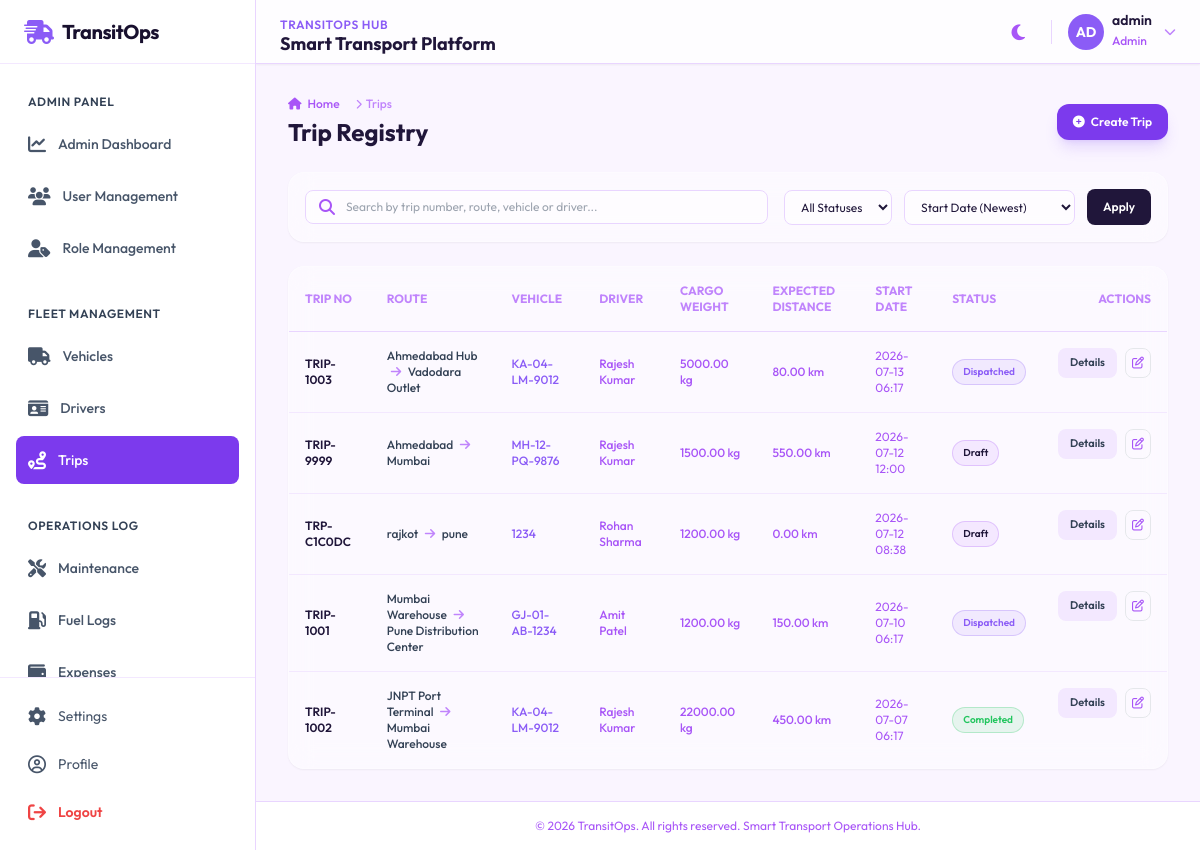
The page /trips/ (signed in) on the database its author committed.
### accounts/models.py (models this page shows, shortened)
class Profile(models.Model):
    ROLE_CHOICES = [
        ('Admin', 'Admin'),
        ('Fleet Manager', 'Fleet Manager'),
        ('Dispatcher', 'Dispatcher'),
        ('Safety Officer', 'Safety Officer'),
        ('Financial Analyst', 'Financial Analyst'),
    ]
    user = models.OneToOneField(User, on_delete=models.CASCADE, related_name='profile')
    role = models.CharField(max_length=50, choices=ROLE_CHOICES, default='Fleet Manager')
    phone = models.CharField(max_length=20, blank=True)
    photo = models.ImageField(upload_to='profiles/', blank=True, null=True)
    raw_password = models.CharField(max_length=128, blank=True, default='password123')

### trips/models.py (models this page shows, shortened)
class Trip(models.Model):
    STATUS_CHOICES = [
        ('Draft', 'Draft'),
        ('Dispatched', 'Dispatched'),
        ('Completed', 'Completed'),
        ('Cancelled', 'Cancelled'),
    ]
    trip_number = models.CharField(max_length=50, unique=True)
    source = models.CharField(max_length=150)
    destination = models.CharField(max_length=150)
    vehicle = models.ForeignKey(Vehicle, on_delete=models.CASCADE, related_name='trips')
    driver = models.ForeignKey(Driver, on_delete=models.CASCADE, related_name='trips')
    cargo_weight = models.DecimalField(max_digits=10, decimal_places=2, help_text="Cargo Weight (kg)")
    expected_distance = models.DecimalField(max_digits=10, decimal_places=2, help_text="Expected Distance (km)")
    start_date = models.DateTimeField()
    end_date = models.DateTimeField(blank=True, null=True)
    status = models.CharField(max_length=20, choices=STATUS_CHOICES, default='Draft')
    notes = models.TextField(blank=True)

### vehicles/models.py (models this page shows, shortened)
class Vehicle(models.Model):
    STATUS_CHOICES = [
        ('Available', 'Available'),
        ('On Trip', 'On Trip'),
        ('In Shop', 'In Shop'),
        ('Retired', 'Retired'),
    ]
    VEHICLE_TYPE_CHOICES = [
        ('Cargo Van', 'Cargo Van'),
        ('Light Truck', 'Light Truck'),
        ('Heavy Truck', 'Heavy Truck'),
        ('Semi-Trailer', 'Semi-Trailer'),
    ]
    registration_number = models.CharField(max_length=50, unique=True)
    name = models.CharField(max_length=100)
    model = models.CharField(max_length=100)
    vehicle_type = models.CharField(max_length=50, choices=VEHICLE_TYPE_CHOICES)
    max_load_capacity = models.DecimalField(max_digits=10, decimal_places=2, help_text="Maximum Load Capacity (kg)")
    current_odometer = models.PositiveIntegerField(help_text="Current Odometer (km)")
    acquisition_cost = models.DecimalField(max_digits=12, decimal_places=2)
    purchase_date = models.DateField()
    status = models.CharField(max_length=20, choices=STATUS_CHOICES, default='Available')
    image = models.ImageField(upload_to='vehicles/', blank=True, null=True)

### drivers/models.py (models this page shows, shortened)
class Driver(models.Model):
    STATUS_CHOICES = [
        ('Available', 'Available'),
        ('On Trip', 'On Trip'),
        ('Off Duty', 'Off Duty'),
        ('Suspended', 'Suspended'),
    ]
    LICENSE_CATEGORY_CHOICES = [
        ('A', 'Class A CDL'),
        ('B', 'Class B CDL'),
        ('C', 'Class C CDL'),
        ('D', 'Class D Standard'),
    ]
    name = models.CharField(max_length=100)
    photo = models.ImageField(upload_to='drivers/', blank=True, null=True)
    license_number = models.CharField(max_length=50, unique=True)
    license_category = models.CharField(max_length=20, choices=LICENSE_CATEGORY_CHOICES)
    license_expiry_date = models.DateField()
    phone = models.CharField(max_length=20)
    email = models.EmailField()
    safety_score = models.PositiveIntegerField(default=100, help_text="Driver Safety Score (0-100)")
    address = models.TextField()
    emergency_contact = models.CharField(max_length=100)
    status = models.CharField(max_length=20, choices=STATUS_CHOICES, default='Available')

### accounts/decorators.py (the view)
        def wrapped_view(request, *args, **kwargs):
            if not request.user.is_authenticated:
                return redirect('login')
            user_role = None
            if hasattr(request.user, 'profile') and request.user.profile:
                user_role = request.user.profile.role
            if request.user.is_superuser or user_role == 'Admin' or user_role in roles:
                return view_func(request, *args, **kwargs)
            messages.error(request, f"Access denied. Your role '{user_role}' does not have permission to access this page.")
            if user_role == 'Admin':
                return redirect('admin_dashboard')
            else:
                return redirect('dashboard')

### templates/trips/list.html (shortened to what this page needs)
{% extends 'base.html' %}
{% block breadcrumbs %}
<div class="mb-6 flex flex-wrap items-center justify-between gap-4">
    <div>
        <nav class="flex text-xs text-slate-500 dark:text-slate-400 font-medium" aria-label="Breadcrumb">
            <ol class="inline-flex items-center space-x-1 md:space-x-3">
                <li class="inline-flex items-center">
                    <a href="{% url 'dashboard' %}" class="inline-flex items-center gap-1.5 hover:text-blue-500">
                        <i class="fa-solid fa-house"></i> Home
                    </a>
                </li>
                <li>
                    <div class="flex items-center">
                        <i class="fa-solid fa-chevron-right text-[10px] mx-1 text-slate-400"></i>
                        <span class="text-slate-400 dark:text-slate-500">Trips</span>
                    </div>
                </li>
            </ol>
        </nav>
        <h2 class="text-2xl font-bold text-slate-800 dark:text-white mt-1">Trip Registry</h2>
    </div>
    <a href="{% url 'trip_create' %}" class="flex items-center gap-1.5 rounded-xl bg-blue-600 px-4 py-2.5 text-xs font-semibold text-white shadow-lg shadow-blue-500/20 hover:bg-blue-500 transition-all">
        <i class="fa-solid fa-circle-plus"></i> Create Trip
    </a>
</div>
{% endblock %}
{% block content %}
<div class="mb-6 rounded-2xl glass-card p-4 shadow-sm">
    <form method="GET" action="{% url 'trip_list' %}" class="flex flex-wrap gap-4 items-center justify-between">
        <div class="relative flex-1 min-w-[240px]">
            <span class="absolute inset-y-0 left-0 flex items-center pl-3.5 text-slate-500">
                <i class="fa-solid fa-magnifying-glass"></i>
            </span>
            <input type="text" name="q" value="{{ query }}" placeholder="Search by trip number, route, vehicle or driver..." class="w-full rounded-lg border border-slate-200 bg-white/50 py-2 pl-10 pr-4 text-xs dark:border-slate-880 dark:bg-[#0F172A]/50 focus:border-blue-500 focus:outline-none focus:ring-1 focus:ring-blue-500 text-slate-800 dark:text-white transition-colors">
        </div>
        <div class="flex flex-wrap items-center gap-3">
            <select name="status" class="rounded-lg border border-slate-200 bg-white/50 py-2 px-3 text-xs dark:border-slate-800 dark:bg-[#0F172A]/50 text-slate-800 dark:text-white focus:outline-none">
                <option value="">All Statuses</option>
            </select>
            <select name="sort" class="rounded-lg border border-slate-200 bg-white/50 py-2 px-3 text-xs dark:border-slate-800 dark:bg-[#0F172A]/50 text-slate-800 dark:text-white focus:outline-none">
                <option value="-start_date" {% if sort_by == '-start_date' %}selected{% endif %}>Start Date (Newest)</option>
            </select>
            <button type="submit" class="rounded-lg bg-slate-800 dark:bg-slate-700 hover:bg-slate-700 text-white text-xs font-semibold px-4 py-2.5 transition-colors">
                Apply
            </button>
        </div>
    </form>
</div>
<div class="rounded-2xl glass-card overflow-hidden shadow-sm">
    <div class="overflow-x-auto">
        <table class="w-full text-left text-xs">
            <thead>
                <tr class="border-b border-slate-200 dark:border-slate-800 text-slate-400 uppercase">
                    <th class="p-4">Trip No</th>
                    <th class="p-4">Route</th>
                    <th class="p-4">Vehicle</th>
                    <th class="p-4">Driver</th>
                    <th class="p-4">Cargo Weight</th>
                    <th class="p-4">Expected Distance</th>
                    <th class="p-4">Start Date</th>
                    <th class="p-4">Status</th>
                    <th class="p-4 text-right">Actions</th>
                </tr>
            </thead>
            <tbody class="divide-y divide-slate-100 dark:divide-slate-800/80">
                {% for trip in page_obj %}
                <tr class="hover:bg-slate-50/50 dark:hover:bg-slate-800/20 transition-colors">
                    <td class="p-4 font-semibold text-slate-800 dark:text-slate-250">{{ trip.trip_number }}</td>
                    <td class="p-4 text-slate-500 dark:text-slate-400">
                        <span class="font-medium text-slate-700 dark:text-slate-300">{{ trip.source }}</span>
                        <i class="fa-solid fa-arrow-right mx-1 text-slate-400"></i>
                        <span class="font-medium text-slate-700 dark:text-slate-300">{{ trip.destination }}</span>
                    </td>
                    <td class="p-4">
                        <a href="{% url 'vehicle_detail' pk=trip.vehicle.pk %}" class="text-blue-500 hover:underline font-medium">{{ trip.vehicle.registration_number }}</a>
                    </td>
                    <td class="p-4 text-slate-500 dark:text-slate-400 font-medium">{{ trip.driver.name }}</td>
                    <td class="p-4 text-slate-500 dark:text-slate-400 font-medium">{{ trip.cargo_weight }} kg</td>
                    <td class="p-4 text-slate-500 dark:text-slate-400 font-medium">{{ trip.expected_distance }} km</td>
                    <td class="p-4 text-slate-500 dark:text-slate-400">{{ trip.start_date|date:"Y-m-d H:i" }}</td>
                    <td class="p-4">
                        <span class="inline-flex rounded-full px-2.5 py-0.5 text-[10px] font-semibold leading-5
                            {% if trip.status == 'Dispatched' %} bg-blue-500/10 text-blue-500 border border-blue-500/25
                            {% elif trip.status == 'Completed' %} bg-green-500/10 text-green-500 border border-green-500/25
                            {% elif trip.status == 'Cancelled' %} bg-red-500/10 text-red-500 border border-red-500/25
                            {% else %} bg-slate-500/10 text-slate-450 border border-slate-500/25 {% endif %}">
                            {{ trip.status }}
                        </span>
                    </td>
                    <td class="p-4 text-right flex justify-end gap-2">
                        <a href="{% url 'trip_detail' pk=trip.pk %}" class="rounded-lg bg-slate-100 hover:bg-slate-200 dark:bg-slate-800 dark:hover:bg-slate-750 text-slate-700 dark:text-white px-3 py-1.5 text-[11px] font-semibold transition-colors">
                            Details
                        </a>
                        <a href="{% url 'trip_update' pk=trip.pk %}" class="rounded-lg border border-slate-350 dark:border-slate-700 dark:hover:border-slate-600 p-1.5 text-slate-500 dark:text-slate-400 hover:text-slate-700 dark:hover:text-white transition-colors">
                            <i class="fa-regular fa-pen-to-square"></i>
                        </a>
                    </td>
                </tr>
                {% endfor %}
            </tbody>
        </table>
    </div>
</div>
{% endblock %}

### templates/navbar.html (shortened to what this page needs)
<header class="sticky top-0 z-30 flex h-16 w-full items-center justify-between border-b border-slate-200 bg-white/80 px-4 shadow-sm backdrop-blur dark:border-slate-800 dark:bg-slate-900/80 md:px-6">
    <div class="flex items-center gap-3">
        <div class="hidden sm:block">
            <span class="text-xs font-semibold uppercase tracking-wider text-blue-500">TransitOps Hub</span>
            <h1 class="text-lg font-bold text-slate-800 dark:text-white leading-none">Smart Transport Platform</h1>
        </div>
    </div>
    <div class="flex items-center gap-4">
        <button id="theme-toggle" class="rounded-lg p-2.5 text-slate-500 hover:bg-slate-100 hover:text-slate-700 dark:text-slate-400 dark:hover:bg-slate-800 dark:hover:text-slate-200">
            <i class="fa-solid fa-moon dark:hidden text-lg"></i>
        </button>
        <div class="relative" id="profile-dropdown-container">
            <button id="profile-dropdown-btn" class="flex items-center gap-2 rounded-full focus:outline-none focus:ring-2 focus:ring-blue-500">
                {% if user.profile.photo %}
                    <img src="{{ user.profile.photo.url }}" alt="{{ user.username }}" class="h-9 w-9 rounded-full object-cover border border-slate-200 dark:border-slate-800">
                {% else %}
                    <div class="flex h-9 w-9 items-center justify-center rounded-full bg-blue-500 text-white font-bold text-sm uppercase">
                        {{ user.username|slice:":2" }}
                    </div>
                {% endif %}
                <div class="hidden text-left md:block">
                    <p class="text-sm font-semibold text-slate-800 dark:text-white leading-none">{{ user.username }}</p>
                    <span class="text-xs text-slate-500 dark:text-slate-400 font-medium">{{ user.profile.role|default:"Fleet Member" }}</span>
                </div>
                <i class="fa-solid fa-chevron-down text-xs text-slate-400 hidden md:block ml-1"></i>
            </button>
        </div>
    </div>
</header>

### static/css/custom.css (style rules this page uses)
* { transition: background-color 0.2s ease, border-color 0.2s ease; }
.glass-card { transition: transform 0.3s cubic-bezier(0.4, 0, 0.2, 1), box-shadow 0.3s cubic-bezier(0.4, 0, 0.2, 1); }

### templates/base.html (style rules this page uses)
.glass-card { background: rgba(255, 255, 255, 0.45); backdrop-filter: blur(12px); -webkit-backdrop-filter: blur(12px); border: 1px solid rgba(255, 255, 255, 0.25); }

### rows shown on the page
Trip: trip_number "TRIP-1003", source "Ahmedabad Hub", destination "Vadodara Outlet", vehicle.registration_number "KA-04-LM-9012", driver.name "Rajesh Kumar", cargo_weight "5000.00", expected_distance "80.00", start_date "2026-07-13 06:17", status "Dispatched"
Trip: trip_number "TRIP-9999", source "Ahmedabad", destination "Mumbai", vehicle.registration_number "MH-12-PQ-9876", driver.name "Rajesh Kumar", cargo_weight "1500.00", expected_distance "550.00", start_date "2026-07-12 12:00", status "Draft"
Trip: trip_number "TRP-C1C0DC", source "rajkot", destination "pune", vehicle.registration_number "1234", driver.name "Rohan Sharma", cargo_weight "1200.00", expected_distance "0.00", start_date "2026-07-12 08:38", status "Draft"
Trip: trip_number "TRIP-1001", source "Mumbai Warehouse", destination "Pune Distribution Center", vehicle.registration_number "GJ-01-AB-1234", driver.name "Amit Patel", cargo_weight "1200.00", expected_distance "150.00", start_date "2026-07-10 06:17", status "Dispatched"
Trip: trip_number "TRIP-1002", source "JNPT Port Terminal", destination "Mumbai Warehouse", vehicle.registration_number "KA-04-LM-9012", driver.name "Rajesh Kumar", cargo_weight "22000.00", expected_distance "450.00", start_date "2026-07-07 06:17", status "Completed"

### other values the page prints
{{ user.username|slice:":2" }} "AD"
{{ user.username }} "admin"
{{ user.profile.role|default:"Fleet Member" }} "Admin"
